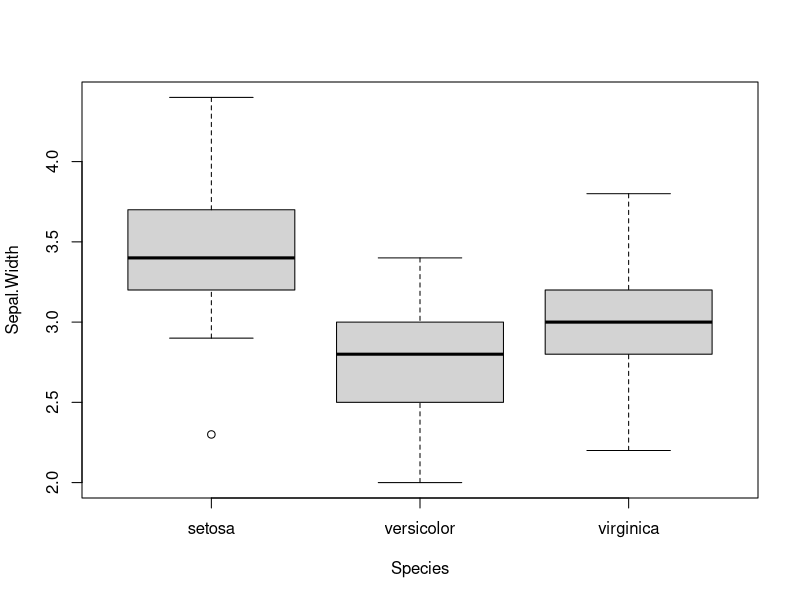

This figure's R source:
"El data frame iris contiene información recolectada por Anderson sobre 50 flores de 3 especies distintas
(setosa, versicolor y virginca), incluyendo medidas en centímetros del largo y ancho del sépalo así como de los pétalos."
head(iris)
View(iris)

"Estudios recientes sobre las mismas especies muestran que:
I. En promedio, el largo del sépalo de la especie setosa (Sepal.Length) es igual a 5.7 cm"
#Ho: mu = 5.7
#Ha: mu != 5.7
t.test(x = iris[iris$Species == "setosa", "Sepal.Length"], alternative = "two.sided", mu = 5.7)#p-value = 2.2e-16
p.value <- 2.2e-16
if(p.value < 0.01) {
  paste("NC 99%: Existe evidencia para rechazar Ho, el largo del sépalo en promedio no es de 5.7 cm")
} else{
  paste("NC 99%: No existe evidencia para rechazar Ho, el largo del sépalo en promedio es de 5.7 cm")
}


"II. En promedio, el ancho del pétalo de la especie virginica (Petal.Width) es menor a 2.1 cm"
#Ho: mu >= 2.1
#Ha: mu < 2.1
t.test(x = iris[iris$Species == "virginica", "Petal.Width"], alternative = "less", mu = 2.1)#p-value = 0.03132
p.value <- 0.03132
if(p.value < 0.01) {
  paste("NC 99%: Existe evidencia para rechazar Ho, el ancho del pétalo en promedio es mayor a 2.1 cm")
} else{
  paste("NC 99%: No existe evidencia para rechazar Ho, el ancho del pétalo en promedio es menor a 2.1 cm")
}


"III. En promedio, el largo del pétalo de la especie virgínica es 1.1 cm más grande que el promedio
del largo del pétalo de la especie versicolor."
var.test(iris[iris$Species == "virginica", "Petal.Length"],
         iris[iris$Species == "versicolor", "Petal.Length"],
         ratio = 1, alternative = "two.sided")

"Planteamiento de hipótesis:
Ho: prom_customer_service_calls_churn1 <= prom_customer_service_calls_churn2 
Ha: prom_customer_service_calls_churn1 > prom_customer_service_calls_churn2"

t.test(x = iris[iris$Species == "virginica", "Petal.Length"],
       y = iris[iris$Species == "versicolor", "Petal.Length"],
       alternative = "greater", mu = 1.1, var.equal = FALSE) #p-value = 0.03206

p.value <- 0.03206
if(p.value < 0.01) {
  paste("NC 99%: Existe evidencia para rechazar Ho, el ancho del pétalo virginica no es 1.1cm más grande que versicolor")
} else{
  paste("NC 99%: No existe evidencia para rechazar Ho, el ancho del pétalo virginica es 1.1cm más grande que versicolor")
}


"IV. En promedio, no existe diferencia en el ancho del sépalo entre las 3 especies."
#Ho: prom_setosa_sepal.width = prom_versicolor_sepal.width = prom_virginica_sepal.width
#Ha: Al menos uno es diferente.

boxplot(Sepal.Width ~ Species,
        data = iris)

summary(aov(Sepal.Width ~ Species,
            data = iris))
?aov
